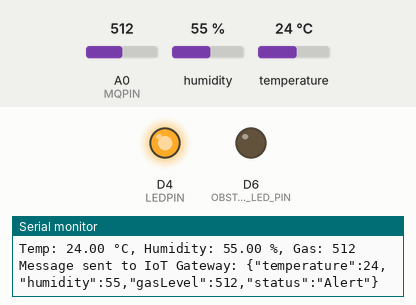
Bench run of a sketch on a simulated ESP8266 (NodeMCU). Parts: output pins drawn as LEDs (lit = HIGH), the last lines printed to the serial monitor. The inputs (shaded band) are chosen by the test bench; at power-on: A0 (MQPIN) = 512, humidity 55 %, temperature 24 °C. WiFi joins after 1.5 s; servers stay silent unless stated; no MQTT or app messages arrive unless stated.

Above: at 3.2 s.
3.3 s: A0 (MQPIN) set to 415
6.0 s: A0 (MQPIN) set to 390
At 6.8 s:
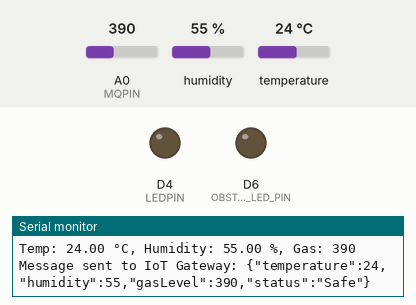
9.5 s: A0 (MQPIN) set to 410
At 11.1 s:
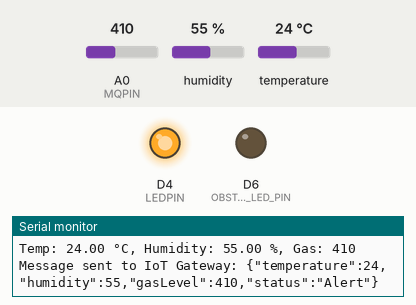
12.2 s: A0 (MQPIN) set to 306
At 15.3 s:
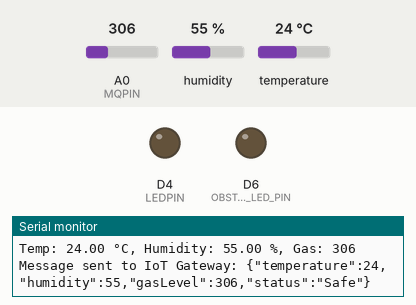
Timing chart, 0 to 16.5 s (numbered marks = the images above; inputs shaded):
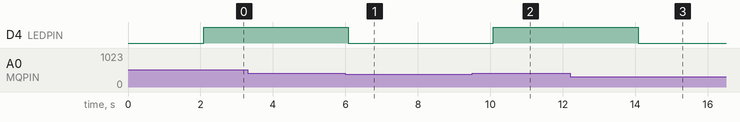

Measured:
- the behaviour switches between 401 and 400 on A0 (MQPIN) (found by bisection; images 0 and 1)
- after the input at 6.0 s, D4 (LEDPIN): HIGH → LOW after 0.08 s
- after the input at 9.5 s, D4 (LEDPIN): LOW → HIGH after 0.58 s
- after the input at 12.2 s, D4 (LEDPIN): HIGH → LOW after 1.9 s

The sketch:

IOT_Node.ino
```cpp
#include <ESP8266WiFi.h>
#include <PubSubClient.h>
#include <DHT.h>
#include <ArduinoJson.h>

// Pin definitions
#define DHTPIN D2           // Pin của DHT11
#define LEDPIN D4           // Pin của đèn LED (cho khí gas)
#define OBSTACLE_LED_PIN D6  // Pin của đèn LED (cho vật cản)
#define MQPIN A0            // Pin của MQ sensor
#define OBSTACLE_PIN D5     // Pin của cảm biến vật cản HW201

// WiFi và MQTT broker thông tin
const char* ssid = "mitranek";
const char* password = "12345679";
const char* mqtt_server = "rabb1tflow3r.net";  // Địa chỉ IP của MQTT broker
const char* mqtt_username = "mqtt";          // Tên người dùng MQTT
const char* mqtt_password = "mqtt";          // Mật khẩu MQTT

WiFiClient espClient;
PubSubClient client(espClient);

// DHT11 sensor
DHT dht(DHTPIN, DHT11);    // Khởi tạo đối tượng DHT

// Cài đặt ngưỡng
const int gasThreshold = 400;    // Ngưỡng khí gas
const float tempThreshold = 50.0; // Ngưỡng nhiệt độ

unsigned long lastGasRead = 0;
unsigned long gasReadInterval = 2000;  // Đọc khí gas mỗi 2 giây

void setup() {
  // Khởi tạo Serial Monitor
  Serial.begin(115200);

  // Khởi tạo các cảm biến
  dht.begin();
  pinMode(LEDPIN, OUTPUT);
  pinMode(OBSTACLE_LED_PIN, OUTPUT);
  pinMode(MQPIN, INPUT);
  pinMode(OBSTACLE_PIN, INPUT);

  // Kết nối WiFi
  setupWiFi();

  // Kết nối tới MQTT broker
  client.setServer(mqtt_server, 1883);
}

void loop() {
  // Kiểm tra kết nối MQTT và kết nối lại nếu bị mất kết nối
  if (!client.connected()) {
    reconnectMQTT();
  }
  client.loop();

  unsigned long currentMillis = millis();

  // Kiểm tra khí gas mỗi 2 giây
  if (currentMillis - lastGasRead >= gasReadInterval) {
    lastGasRead = currentMillis;
    float temperature = readTemperature();
    float humidity = readHumidity();
    int gasLevel = readGasLevel();

    // Hiển thị dữ liệu ra Serial Monitor
    printSensorData(temperature, humidity, gasLevel);

    // Gửi thông điệp dựa trên trạng thái khí gas
    if (gasLevel > gasThreshold || temperature > tempThreshold) {
      sendAlertMessage(temperature, humidity, gasLevel, "Alert");  // Gửi cảnh báo
      digitalWrite(LEDPIN, HIGH);  // Bật LED khí gas
    } else {
      sendAlertMessage(temperature, humidity, gasLevel, "Safe");   // Gửi trạng thái an toàn
      digitalWrite(LEDPIN, LOW);  // Tắt LED khí gas
    }
  }
}

// Hàm kết nối WiFi
void setupWiFi() {
  Serial.print("Connecting to WiFi...");
  WiFi.begin(ssid, password);
  while (WiFi.status() != WL_CONNECTED) {
    delay(1000); // Chờ 1 giây giữa các lần kiểm tra
    Serial.print("."); // In dấu chấm thay vì dòng mới
  }
  Serial.println("\nWiFi connected.");
  Serial.print("IP address: ");
  Serial.println(WiFi.localIP());
}

// Hàm kết nối lại MQTT nếu mất kết nối
void reconnectMQTT() {
  while (!client.connected()) {
    Serial.print("Connecting to MQTT...");
    if (client.connect("ESP8266_Node", mqtt_username, mqtt_password)) {
      Serial.println("Connected to MQTT");
    } else {
      Serial.print("Failed to connect, state: ");
      Serial.println(client.state());
      delay(5000);
    }
  }
}

// Hàm gửi thông điệp cảnh báo đến IoT Gateway
void sendAlertMessage(float temperature, float humidity, int gasLevel, const char* status) {
  StaticJsonDocument<200> doc;
  doc["temperature"] = temperature;
  doc["humidity"] = humidity;
  doc["gasLevel"] = gasLevel;
  doc["status"] = status;  // Trạng thái "Alert" hoặc "Safe"

  String payload;
  serializeJson(doc, payload);

  // Gửi message đến IoT Gateway qua topic "iot/gateway"
  client.publish("iot/gateway", payload.c_str());
  Serial.print("Message sent to IoT Gateway: ");
  Serial.println(payload);
}

// Hàm đọc dữ liệu cảm biến
float readTemperature() { return dht.readTemperature(); }
float readHumidity() { return dht.readHumidity(); }
int readGasLevel() { return analogRead(MQPIN); }
void printSensorData(float temperature, float humidity, int gasLevel) {
  Serial.print("Temp: "); Serial.print(temperature);
  Serial.print(" °C, Humidity: "); Serial.print(humidity);
  Serial.print(" %, Gas: "); Serial.println(gasLevel);
}
```
